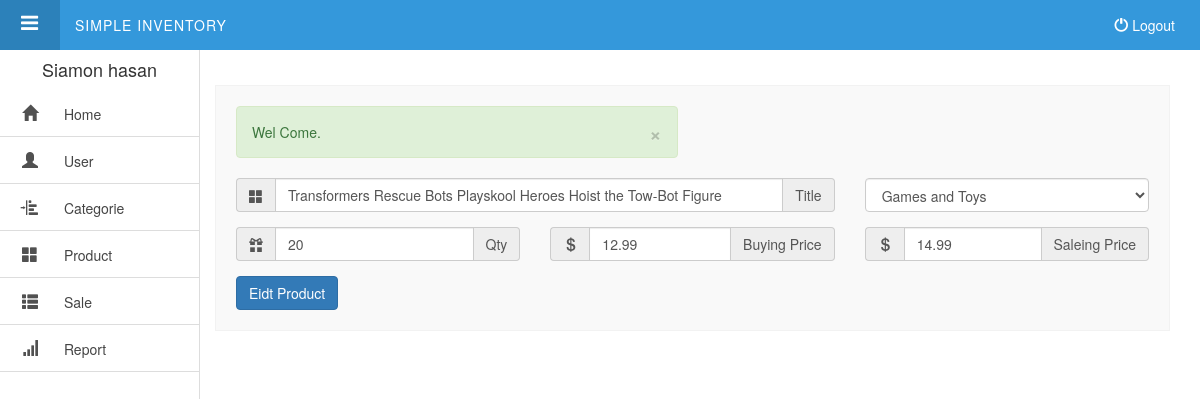
The app's page /edit_product.php?id=1 (signed in) with its own data.
### tables this page shows
CREATE TABLE IF NOT EXISTS `users` (
  `id` int(11) unsigned NOT NULL,
  `name` varchar(60) NOT NULL,
  `username` varchar(50) NOT NULL,
  `password` varchar(255) NOT NULL,
  `last_login` datetime DEFAULT NULL
);

CREATE TABLE IF NOT EXISTS `products` (
  `id` int(11) unsigned NOT NULL,
  `name` varchar(255) NOT NULL,
  `quantity` varchar(50) DEFAULT NULL,
  `buy_price` decimal(25,2) DEFAULT NULL,
  `sale_price` decimal(25,2) NOT NULL,
  `categorie_id` int(11) unsigned NOT NULL
);

CREATE TABLE IF NOT EXISTS `categories` (
  `id` int(11) unsigned NOT NULL,
  `name` varchar(60) NOT NULL
);

### includes/session.php (called while the page is built, shortened)
<?php
class Session {
 public $msg;
 private $user_is_logged_in = false;
  public function isUserLoggedIn(){
    return $this->user_is_logged_in;
  }
  private function userLoginSetup()
  {
    if(isset($_SESSION['user_id']))
    {
      $this->user_is_logged_in = true;
    } else {
      $this->user_is_logged_in = false;
    }
  }
  public function msg($type ='', $msg =''){
    if(!empty($msg)){
       if(strlen(trim($type)) == 1){
         $type = str_replace( array('d', 'i', 'w','s'), array('danger', 'info', 'warning','success'), $type );
       }
       $_SESSION['msg'][$type] = $msg;
    } else {
      return $this->msg;
    }
  }
  private function flash_msg(){
    if(isset($_SESSION['msg'])) {
      $this->msg = $_SESSION['msg'];
    } else {
      $this->msg;
    }
  }
}
$session = new Session();
$msg = $session->msg();
?>

### includes/sql.php (called while the page is built, shortened)
<?php
  require_once('includes/load.php');
  function while_loop($loop){
    $results = array();
    while ($result = mysqli_fetch_array($loop)) {
       $results[] = $result;
    }
    return $results;
  }
  function current_user(){
    static $current_user;
    global $con;
    if(!$current_user){
     if(isset($_SESSION['user_id'])){
       $user_id = intval($_SESSION['user_id']);
       $sql  = "SELECT * FROM ";
       $sql .= "users WHERE ";
       $sql .= " id=".real_escape($user_id);
       $result = mysqli_query($con, $sql);
       if(mysqli_num_rows($result)){
         $current_user = mysqli_fetch_assoc($result);
         return $current_user;
       }
     }
    }
    return $current_user;
  }
  function all_catgories(){
    global $con;
    $sql  = "SELECT * ";
    $sql .= "FROM categories";
    $sql .= " ORDER BY name";
    $cat_result = mysqli_query($con,$sql);
    if($cat_result){
      $results = while_loop($cat_result);
    } else {
      check_query($cat_result);
    }
    return $results;
  }
  function find_by_product_id($id){
    global $con;
    $p_id = (int)$id;
    $sql  = " SELECT * FROM products";
    $sql .= " WHERE ";
    $sql .= "id = '{$p_id}'";
    $row = mysqli_query($con,$sql);
    if($result = mysqli_fetch_assoc($row)){
      return $result;
    } else {
      return null;
    }
  }
?>

### edit_product.php (the view, shortened to what this page needs)
<?php
  require_once('includes/load.php');
?>
<?php
$product = find_by_product_id((int)$_GET['id']);
$all_categories = all_catgories();
?>
<?php include_once('layouts/header.php'); ?>
  <div class="box">
    <div class="row">
      <div class="col-md-6">
        <?php echo display_msg($msg); ?>
      </div>
      <form method="post" action="edit_product.php?id=<?php echo (int)$product['id'] ?>">
        <div class="col-xs-8">
          <div class="form-group">
            <div class="input-group">
              <span class="input-group-addon">
                <i class="glyphicon glyphicon-th-large"></i>
              </span>
              <input type="text" class="form-control" name="product-title" value="<?php echo remove_junk($product['name']);?>">
              <span class="input-group-addon">Title</span>
           </div>
          </div>
        </div>
        <div class="col-xs-4">
          <div class="form-group">
              <select class="form-control" name="product-categorie">
              <?php  foreach ($all_categories as $cat): ?>
                <option value="<?php echo (int)$cat['id'] ?>" <?php if($product['categorie_id'] == $cat['id']): echo "selected"; endif; ?> >
                  <?php echo remove_junk($cat['name']); ?></option>
              <?php endforeach; ?>
              </select>
          </div>
        </div>
        <div class="col-xs-4">
          <div class="form-group">
            <div class="input-group">
              <span class="input-group-addon">
                <i class="glyphicon glyphicon-gift"></i>
              </span>
              <input type="text" class="form-control" name="product-quantity" value="<?php echo remove_junk($product['quantity']); ?>">
              <span class="input-group-addon">Qty</span>
           </div>
          </div>
        </div>
        <div class="col-xs-4">
          <div class="form-group">
            <div class="input-group">
              <span class="input-group-addon">
                <i class="glyphicon glyphicon-usd"></i>
              </span>
              <input type="text" class="form-control" name="buying-price" value="<?php echo remove_junk($product['buy_price']); ?>">
              <span class="input-group-addon">Buying Price</span>
           </div>
          </div>
        </div>
        <div class="col-xs-4">
          <div class="form-group">
            <div class="input-group">
              <span class="input-group-addon">
                <i class="glyphicon glyphicon-usd"></i>
              </span>
              <input type="text" class="form-control" name="saleing-price" value="<?php echo remove_junk($product['sale_price']); ?>">
              <span class="input-group-addon">Saleing Price</span>
           </div>
          </div>
        </div>
        <div class="col-md-3">
          <button type="submit" name="product" class="btn btn-primary">Eidt Product</button>
        </div>
      </form>
    </div>
  </div>
<?php include_once('layouts/footer.php'); ?>

### layouts/header.php (shortened to what this page needs)
<?php $user = current_user(); ?>
<!DOCTYPE html>
  <html lang="en">
    <head>
    <link rel="stylesheet" href="https://maxcdn.bootstrapcdn.com/bootstrap/3.3.4/css/bootstrap.min.css"/>
    <link rel="stylesheet" href="//cdnjs.cloudflare.com/ajax/libs/bootstrap-datepicker/1.3.0/css/datepicker3.min.css" />
    <link rel="stylesheet" href="//maxcdn.bootstrapcdn.com/font-awesome/4.3.0/css/font-awesome.min.css"/>
    <link rel="stylesheet" href="libs/css/main.css" />
  </head>
  <body>
  <?php  if ($session->isUserLoggedIn(true)): ?>
    <header id="header">
      <a href="#" id="menu-action">
       <i class="fa fa-bars"></i>
      </a>
      <div class="logo">
         Simple Inventory
      </div>
      <div id="logout" class="pull-right clearfix">
        <a href="logout">
         <span class="glyphicon glyphicon-off"></span> Logout
        </a>
      </div>
    </header>
    <div class="sidebar">
      <h4><?php echo remove_junk(ucfirst($user['name'])); ?> </h4>
      <ul>
        <li>
          <a href="home.php">
            <i class="glyphicon glyphicon-home"></i>
            <span>Home</span>
          </a>
        </li>
        <li>
          <a href="home.php">
            <i class="glyphicon glyphicon-user"></i>
            <span>User</span>
          </a>
        </li>
        <li>
          <a href="categorie.php" >
            <i class="glyphicon glyphicon-indent-left"></i>
            <span>Categorie</span>
          </a>
        </li>
        <li>
          <a href="#" class="submenu-toggle">
            <i class="glyphicon glyphicon-th-large"></i>
            <span>Product</span>
          </a>
        </li>
        <li>
          <a href="#" class="submenu-toggle">
            <i class="glyphicon glyphicon-th-list"></i>
             <span>Sale</span>
            </a>
          </li>
        <li>
          <a href="sales_report.php">
            <i class="glyphicon glyphicon-signal"></i>
            <span>Report</span>
          </a>
        </li>
      </ul>
   </div>
<?php endif; ?>
<div class="page">
  <div class="container-fluid">

### libs/css/main.css (style rules this page uses)
body { font-family: 'Helvetica Neue', Helvetica, Arial, sans-serif; font-weight: 400; overflow-x: hidden; overflow-y: auto; }
a { color #777; text-decoration: none; }
.box { padding: 20px; background-color: #f9f9f9; border: 1px solid #f2f2f2; }
.page { position: relative; display: block; top: 50px; left: 0; padding: 35px 15px 20px 200px; }
#header { position: fixed; z-index: 10; top: 0; left: 0; background: #3498DB; width: 100%; height: 50px; line-height: 50px; color: #fff; }
header > .logo { text-transform: uppercase; letter-spacing: 1px; display: inline-block; }
#menu-action { display: block; float: left; width: 60px; height: 50px; line-height: 50px; margin-right: 15px; color: #fff; text-decoration: none; text-align: center; background: rgba(0, 0, 0, 0.15); font-size: 13px; text-transform: uppercase; letter-spacing: 1px; }
#menu-action i { font-size: 20px; }
#logout { padding: 0 25px; }
#logout a { color: white; }
.sidebar { position: fixed; z-index: 10; left: 0; top: 50px; height: 100%; width: 200px; background: #fff; border-right: 1px solid #ddd; text-align: center; }
.sidebar ul { list-style: none; margin: 0; padding: 0; }
.sidebar ul li { display: block; border-bottom: 1px solid #ddd; }
.sidebar ul li a { color: #444; display: block; overflow: hidden; position: relative; white-space: nowrap; text-decoration: none; text-align: left; }
.sidebar ul li a i { font-size: 16px; color: #515151; padding: 15px 22px; text-align: center; }

### records on screen
users: name "Siamon hasan"
products: product-title "Transformers Rescue Bots Playskool Heroes Hoist the Tow-Bot Figure", product-categorie "Games and Toys", product-quantity "20", buying-price "12.99", saleing-price "14.99"

### other values on screen
display_msg($msg) "Wel Come."
